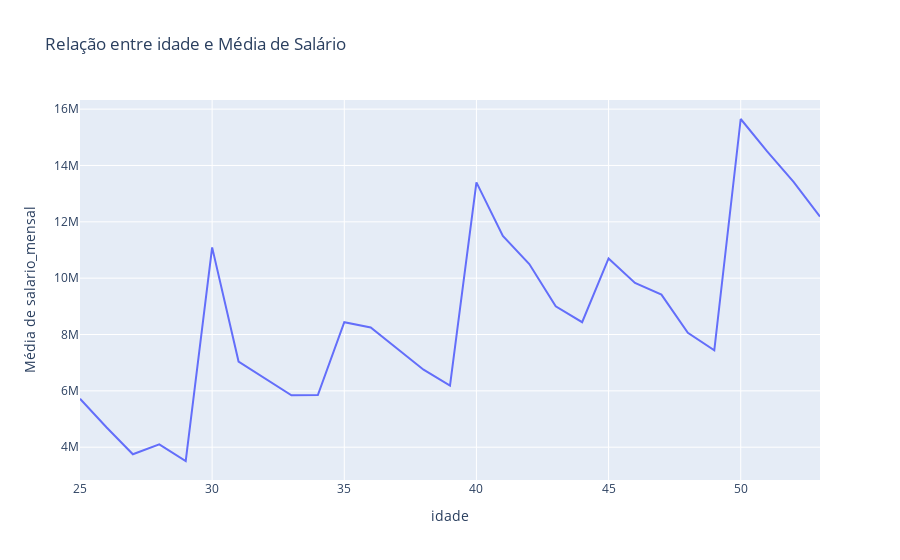

Notebook cell for this chart:
### Markdown cell above
Foi analisado que 67% das pessoas com um score ruim tem foram ate o Ensino Medio e 33% das pessoas tem um Grau de Associado.

A maioria das pessoas com o score bom tem um nivel de Mestrado com media de 31%, 26% para Doutorados e 23% para Bacharelados.

Analisado o score mediano pode se dizer que a media fica com as pessoas com nivel de Grau de Associado e Bacharelado com uma porcentagem de 40% cada.

### Code cell
media_salario_mensal_por_idade = df.groupby('idade')['salario_mensal'].mean().reset_index()

fig = px.line(media_salario_mensal_por_idade, x='idade', y='salario_mensal',
              title='Relação entre idade e Média de Salário',
              labels={'idade': 'idade', 'salario_mensal': 'Média de salario_mensal'})

fig.show()

### Figure 1 — Plotly figure (JSON) as saved in the notebook; plotly's stock layout.template omitted (floating-point values rounded to 4 significant figures)
{"data": [{"hovertemplate": "idade=%{x}<br>Média de salario_mensal=%{y}<extra></extra>", "legendgroup": "", "line": {"color": "#636efa", "dash": "solid"}, "marker": {"symbol": "circle"}, "mode": "lines", "name": "", "orientation": "v", "showlegend": false, "type": "scatter", "x": [25, 26, 27, 28, 29, 30, 31, 32, 33, 34, 35, 36, 37, 38, 39, 40, 41, 42, 43, 44, 45, 46, 47, 48, 49, 50, 51, 52, 53], "xaxis": "x", "y": [5718750, 4708000.0, 3750000, 4100000, 3510000, 11093750, 7042000.0, 6437500, 5840000, 5850000, 8437500, 8250000, 7500000, 6750000, 6187500, 13400000, 11500000, 10500000, 9000000, 8437500, 10700000, 9833000.0, 9417000.0, 8062500, 7437500, 15650000, 14500000, 13420000.0, 12187500], "yaxis": "y"}], "layout": {"legend": {"tracegroupgap": 0}, "title": {"text": "Relação entre idade e Média de Salário"}, "xaxis": {"anchor": "y", "domain": [0, 1], "title": {"text": "idade"}}, "yaxis": {"anchor": "x", "domain": [0, 1], "title": {"text": "Média de salario_mensal"}}}}
